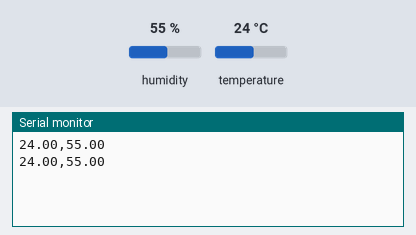
Simulated run of this sketch. Board: Arduino Uno, built with avr-gcc and run on an emulated ATmega328P. On the bench: the last lines printed to the serial monitor. The test bench sets the inputs (shaded band); at power-on: humidity 55 %, temperature 24 °C.

Above: at 2.8 s.
2.9 s: humidity set to 22 %
At 4.8 s:
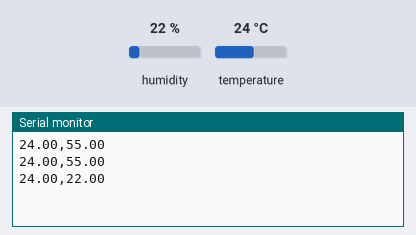
5.6 s: temperature set to 12 °C
At 7.2 s:
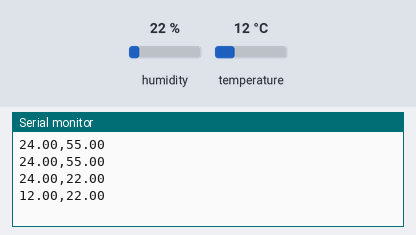
8.3 s: humidity set to 40 %
At 10.8 s:
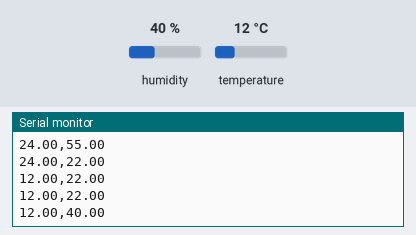
Timing chart, 0 to 12.3 s (numbered marks = the images above; inputs shaded):
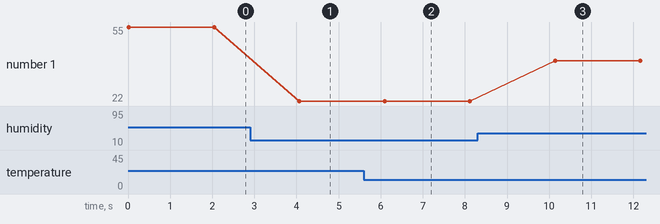

Measured:
- after the input at 2.9 s, the serial monitor: prints a new line after 1.2 s (image 1)
- after the input at 5.6 s, the serial monitor: prints a new line after 0.50 s (image 2)
- after the input at 8.3 s, the serial monitor: prints a new line after 1.8 s (image 3)
- plotted number 1: 55 → 22 after the input at 2.9 s, 22 → 40 after the input at 8.3 s

The sketch:

Arduino_DHT11.ino
```cpp
#include <DHT.h>

#define DHTPIN 8
#define DHTTYPE DHT11

DHT dht(DHTPIN, DHTTYPE);

void setup() {
  Serial.begin(9600);
  dht.begin();
}

void loop() {
  float humedad = dht.readHumidity();
  float temperatura = dht.readTemperature();

  Serial.print(temperatura);
  Serial.print(",");
  Serial.println(humedad);

  delay(2000);
}
```
